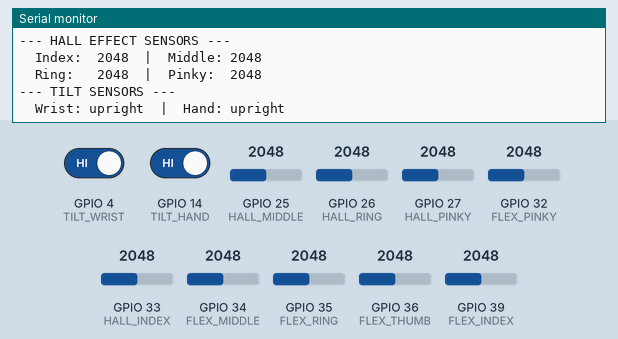
Simulated run of this sketch. Board: ESP32. Shown: the last lines printed to the serial monitor. Inputs (shaded band) come from the test bench; at power-on: GPIO 4 (TILT_WRIST) HIGH, GPIO 14 (TILT_HAND) HIGH, GPIO 25 (HALL_MIDDLE) = 2048, GPIO 26 (HALL_RING) = 2048, GPIO 27 (HALL_PINKY) = 2048, GPIO 32 (FLEX_PINKY) = 2048, GPIO 33 (HALL_INDEX) = 2048, GPIO 34 (FLEX_MIDDLE) = 2048, GPIO 35 (FLEX_RING) = 2048, GPIO 36 (FLEX_THUMB) = 2048, GPIO 39 (FLEX_INDEX) = 2048 (analog values on the 0–4095 scale).

Above: at 2.2 s.
2.3 s: GPIO 4 (TILT_WRIST) driven LOW
At 4.0 s:
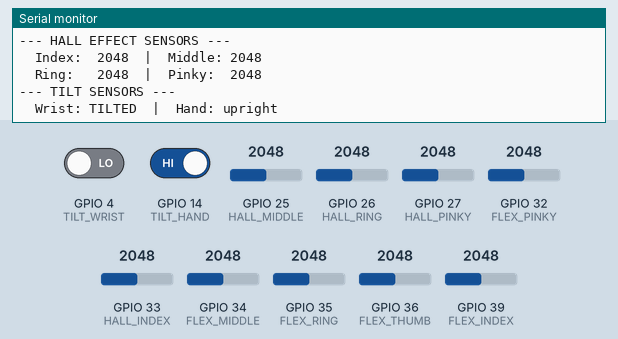
5.6 s: GPIO 14 (TILT_HAND) driven LOW
At 7.2 s:
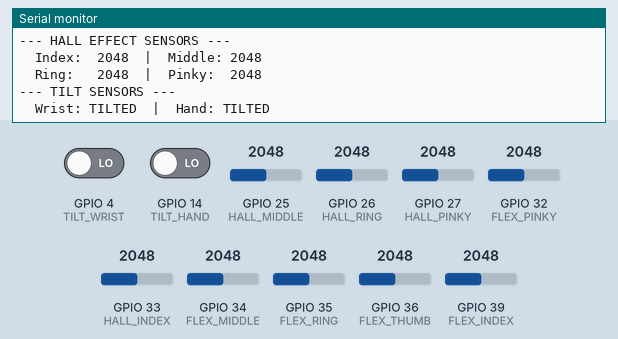
8.8 s: GPIO 4 (TILT_WRIST) driven HIGH
At 10.4 s:
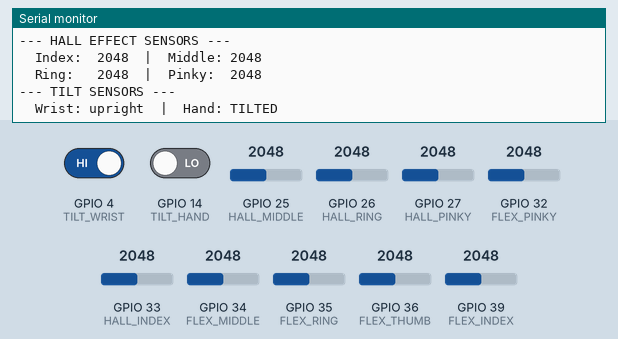
12.0 s: GPIO 25 (HALL_MIDDLE) set to 2866
13.5 s: GPIO 26 (HALL_RING) set to 2866
At 14.6 s:
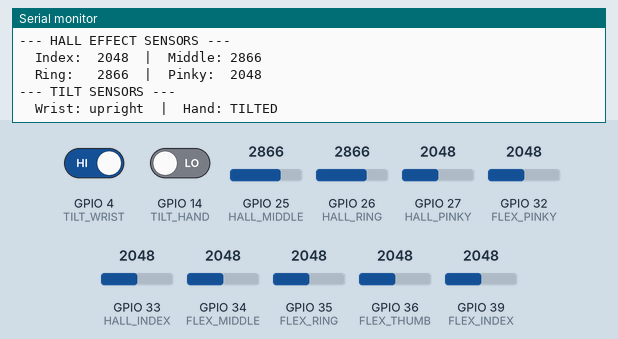
15.0 s: GPIO 27 (HALL_PINKY) set to 2866
At 16.4 s:
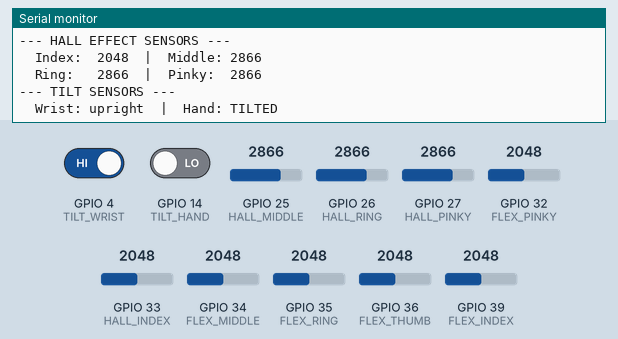

The sketch:

esp32_sensor_test.ino
```cpp
// ═══════════════════════════════════════════════════
//  ESP32 ASL Glove — Full Sensor Test + UART to Pi
//  Tests: 5x flex, 4x hall effect, 2x tilt
//  Sends data over Serial2 (GPIO16/17) to Pi Zero
//  Also prints to Serial Monitor at 115200 baud
//  Sacramento State Senior Design
// ═══════════════════════════════════════════════════

// ── FLEX SENSOR PINS (ADC1 — always safe) ──
#define FLEX_THUMB   36
#define FLEX_INDEX   39
#define FLEX_MIDDLE  34
#define FLEX_RING    35
#define FLEX_PINKY   32

// ── HALL EFFECT SENSOR PINS ──
#define HALL_INDEX   33   // ADC1 — safe with BLE/WiFi
#define HALL_MIDDLE  25   // ADC2 — radio must be off
#define HALL_RING    26   // ADC2 — radio must be off
#define HALL_PINKY   27   // ADC2 — radio must be off

// ── TILT SENSOR PINS ──
#define TILT_WRIST   4
#define TILT_HAND    14

// ── SAMPLING ──
#define SAMPLE_DELAY_MS 1000  // 1 reading per second for testing

void setup() {
  Serial.begin(115200);   // USB serial monitor
  Serial2.begin(115200, SERIAL_8N1, 16, 17);  // UART to Pi — RX=16, TX=17
  delay(1000);

  // tilt sensors — input with internal pull-up
  pinMode(TILT_WRIST, INPUT_PULLUP);
  pinMode(TILT_HAND,  INPUT_PULLUP);

  // ADC resolution — 12 bit (0-4095)
  analogReadResolution(12);

  Serial.println("═══════════════════════════════════════");
  Serial.println("  ESP32 ASL Glove — Sensor Test");
  Serial.println("═══════════════════════════════════════");
  Serial.println("Flex sensors:  0-4095 (higher = more bent)");
  Serial.println("Hall sensors:  ~2048 at rest, swings with magnet");
  Serial.println("Tilt sensors:  0 = tilted, 1 = upright");
  Serial.println("═══════════════════════════════════════\n");
}

// ── debounce helper for tilt ──
bool readTilt(int pin) {
  if (digitalRead(pin) == LOW) {
    delay(20);
    return digitalRead(pin) == LOW;
  }
  return false;
}

void loop() {
  // ── read flex sensors ──
  int flex_thumb  = analogRead(FLEX_THUMB);
  int flex_index  = analogRead(FLEX_INDEX);
  int flex_middle = analogRead(FLEX_MIDDLE);
  int flex_ring   = analogRead(FLEX_RING);
  int flex_pinky  = analogRead(FLEX_PINKY);

  // ── read hall effect sensors ──
  int hall_index  = analogRead(HALL_INDEX);
  int hall_middle = analogRead(HALL_MIDDLE);
  int hall_ring   = analogRead(HALL_RING);
  int hall_pinky  = analogRead(HALL_PINKY);

  // ── read tilt sensors ──
  bool tilt_wrist = readTilt(TILT_WRIST);
  bool tilt_hand  = readTilt(TILT_HAND);

  // ── print results to Serial Monitor AND Serial2 (Pi) ──
  String out = "";
  out += "--- FLEX SENSORS ---\n";
  out += "  Thumb:  " + String(flex_thumb)  + "  |  Index:  " + String(flex_index)  + "  |  Middle: " + String(flex_middle) + "\n";
  out += "  Ring:   " + String(flex_ring)   + "  |  Pinky:  " + String(flex_pinky)  + "\n";
  out += "--- HALL EFFECT SENSORS ---\n";
  out += "  Index:  " + String(hall_index)  + "  |  Middle: " + String(hall_middle) + "\n";
  out += "  Ring:   " + String(hall_ring)   + "  |  Pinky:  " + String(hall_pinky)  + "\n";
  out += "--- TILT SENSORS ---\n";
  out += "  Wrist: " + String(tilt_wrist ? "TILTED" : "upright") + "  |  Hand: " + String(tilt_hand ? "TILTED" : "upright") + "\n";

  Serial.print(out);    // USB serial monitor
  Serial2.print(out);   // UART to Pi

  delay(SAMPLE_DELAY_MS);
}
```

Measured:
- after the input at 2.3 s, the serial monitor: prints a new line after 0.84 s (image 1)
- after the input at 5.6 s, the serial monitor: prints a new line after 0.72 s (image 2)
- after the input at 8.8 s, the serial monitor: prints a new line after 0.72 s (image 3)
- after the input at 13.5 s, the serial monitor: prints a new line after 0.23 s (image 4)
- after the input at 15.0 s, the serial monitor: prints a new line after 0.83 s (image 5)
